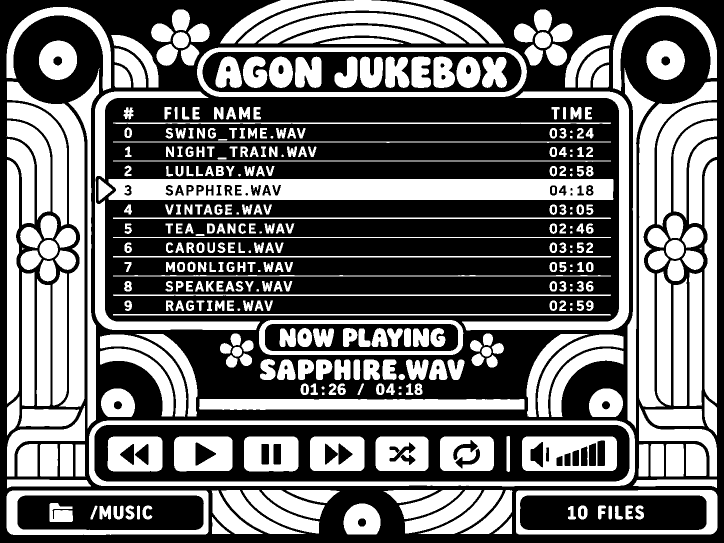
#> input picture docs/tasks/SKIN-018/review-01/candidate-01.png, 1448 x 1086 px (shown at 1/2 size)
$ python clear_state_text.py --out out.png
#> lines starting #> are read from the running program, lines starting #| are printed output that depends on the picture; after the words box and inside, x2 and y2 are one past the last pixel; in counts of white or black regions, pixels touching at a corner belong together
"""Manually reviewed rectangular text excisions from accepted binary candidate 1.
Coordinates are half-open source pixels. No resampling or morphology.
"""
from pathlib import Path
import argparse,hashlib,json,html
import numpy as np
from PIL import Image,ImageDraw
ROOT=Path(__file__).resolve().parent
SOURCE=ROOT/'review-01/candidate-01.png'

def sha(p):return hashlib.sha256(p.read_bytes()).hexdigest()
def build(out):
 if out.exists():raise ValueError('Output exists; choose a fresh worksheet directory')
 source_hash=sha(SOURCE)
 with Image.open(SOURCE) as im:before=np.asarray(im.convert('L')).copy()
#> im is the input picture: PIL image 1448x1086 1; 43.6% white; 396 white regions (7 under 20 px), largest, box (x1, y1, x2, y2) and area: (217, 358, 1227, 400) 38980, (178, 841, 1270, 973) 21790, (1278, 163, 1434, 814) 19775
 assert before.shape==(1086,1448) and np.all(np.isin(before,[0,255]))
 after=before.copy();regions=[];allowed=np.zeros(before.shape,dtype=bool)
 rows=[(252,283),(290,321),(328,355),(367,395),(405,433),(444,472),(482,510),(521,549),(559,587),(597,626)]
 for i,(top,bottom) in enumerate(rows):
  for label,left,right in [('row number',242,276),('filename',323,753),('duration',1092,1196)]:
   regions.append(dict(name=f'Row {i}: {label}',box=[left,top,right,bottom],fill=255 if i==3 else 0))
 regions.extend([
  dict(name='Playing filename',box=[514,716,937,764],fill=0),
  dict(name='Elapsed and total time',box=[594,765,855,795],fill=0),
  dict(name='Current directory /MUSIC',box=[175,1005,319,1045],fill=0),
  dict(name='File count 10 FILES',box=[1125,1005,1298,1045],fill=0)])
 for r in regions:
  x0,y0,x1,y1=r['box'];old=after[y0:y1,x0:x1]
  r['changed_pixels']=int(np.count_nonzero(old!=r['fill']))
  assert r['changed_pixels']>0,r['name']
  old[:]=r['fill'];allowed[y0:y1,x0:x1]=True
#> this loop made 34 passes
#> pass 1, in build, `old = after[y0:y1, x0:x1]`:
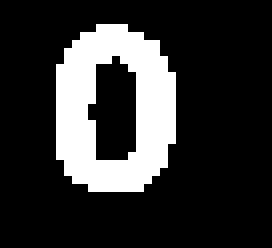
#> old: shape (31, 34) (shown 8 times larger); 19.5% white; 1 white region, box (x1, y1, x2, y2) and area: (7, 3, 22, 24) 206
#> after the loop:
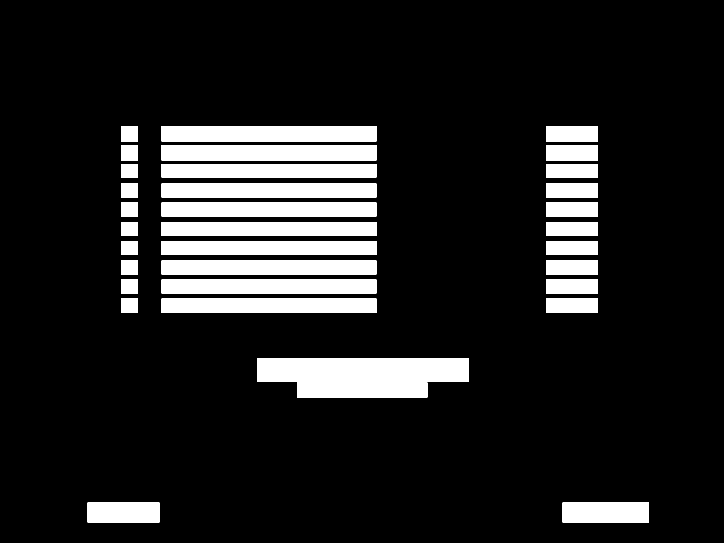
#> allowed: shape (1086, 1448) bool (shown at 1/2 size); 12.9% white; 34 white regions, largest, box (x1, y1, x2, y2) and area: (514, 716, 937, 764) 20304, (323, 252, 753, 283) 13330, (323, 290, 753, 321) 13330
#> after the loop: old: shape (40, 173); every value is 0
 changed=before!=after
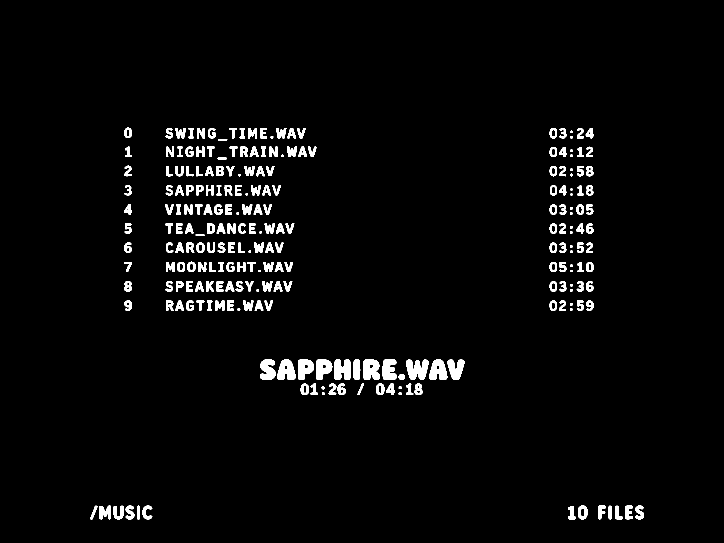
#> changed: shape (1086, 1448) bool (shown at 1/2 size); 3.1% white; 233 white regions (3 under 20 px), largest, box (x1, y1, x2, y2) and area: (812, 719, 857, 760) 1315, (727, 719, 760, 760) 1127, (669, 719, 701, 760) 1111
 assert not changed[~allowed].any()
 out.mkdir(parents=True)
 Image.fromarray(before).convert('1').save(out/'before.png')
 Image.fromarray(after).convert('1').save(out/'clean-mask.png')
 # Color marks only changed pixels. It is not a skin color proposal.
 overlay=np.repeat(before[:,:,None],3,axis=2);overlay[changed]=[255,60,110]
#> after `overlay[changed] = [255, 60, 110]`:
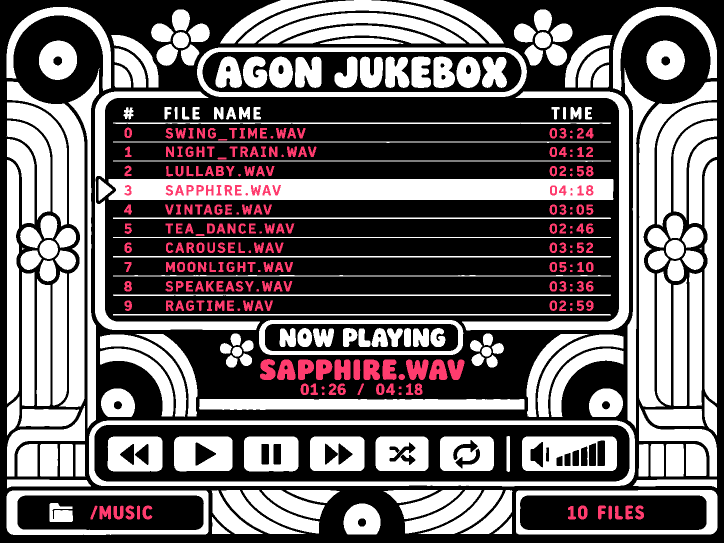
#> overlay: shape (1086, 1448, 3) (shown at 1/2 size); mean of channels 0, 1, 2 111.6, 105.5, 107.1; drawn as R, G, B
 Image.fromarray(overlay).save(out/'changes.png')
 Image.fromarray(np.uint8(changed)*255).convert('1').save(out/'changed-pixels.png')
 annotated=Image.fromarray(np.repeat(before[:,:,None],3,axis=2));draw=ImageDraw.Draw(annotated)
 for r in regions:
  x0,y0,x1,y1=r['box'];draw.rectangle((x0,y0,x1-1,y1-1),outline='#ff3c6e',width=2)
 annotated.save(out/'reviewed-regions.png')
 cards=[]
 for i,(name,box) in enumerate([
  ('Playlist: ten row numbers, filenames and durations',(225,207,1229,637)),
  ('Now playing: filename and time',(507,642,943,797)),
  ('Directory: folder icon retained',(35,989,409,1059)),
  ('File count: panel retained',(1035,989,1415,1059))],1):
  for stem,a in [('before',before),('after',after)]:
   Image.fromarray(a).crop(box).save(out/f'crop-{i}-{stem}.png')
  cards.append(f'<section><h2>{i}. {html.escape(name)}</h2><div class="pair"><figure><figcaption>Before</figcaption><img src="crop-{i}-before.png"></figure><figure><figcaption>After</figcaption><img src="crop-{i}-after.png"></figure></div></section>')
#> this loop made 4 passes
#> pass 1, in build, `Image.fromarray(a).crop(box).save(out/f'crop-{i}-{stem}.png')`:
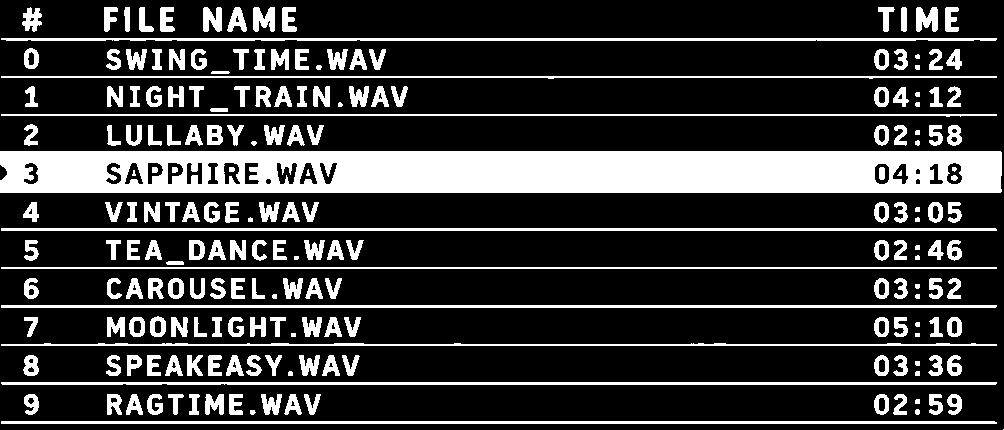
#> saved as crop-1-before.png: PIL image 1004x430 L; 22% white; 209 white regions (6 under 20 px), largest, box (x1, y1, x2, y2) and area: (0, 151, 1002, 193) 38828, (1, 228, 997, 231) 2987, (1, 305, 997, 308) 2987
#> pass 1, in build, `Image.fromarray(a).crop(box).save(out/f'crop-{i}-{stem}.png')`:
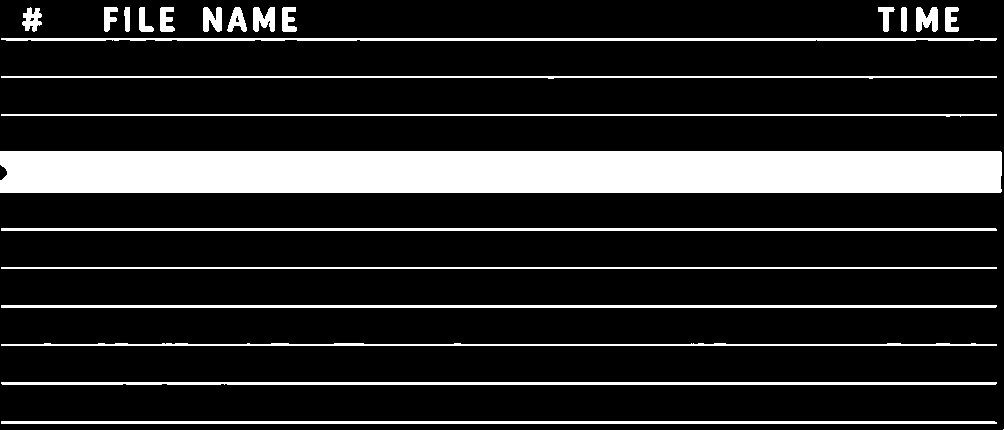
#> saved as crop-1-after.png: PIL image 1004x430 L; 15.9% white; 24 white regions (1 under 20 px), largest, box (x1, y1, x2, y2) and area: (0, 151, 1002, 193) 41997, (1, 228, 997, 231) 2987, (1, 305, 997, 308) 2987
#> pass 2, in build, `Image.fromarray(a).crop(box).save(out/f'crop-{i}-{stem}.png')`:
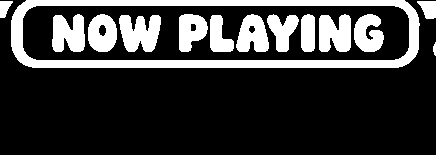
#> saved as crop-2-after.png: PIL image 436x155 L; 22.7% white; 14 white regions, largest, box (x1, y1, x2, y2) and area: (11, 0, 420, 68) 6657, (119, 15, 161, 52) 1151, (319, 14, 351, 52) 1020
 report=dict(source=str(SOURCE),source_sha256=source_hash,dimensions=[1448,1086],
  regions=regions,changed_pixels=int(changed.sum()),outside_regions_unchanged=True,
  static_labels_retained=['AGON JUKEBOX','#','FILE NAME','TIME','NOW PLAYING'],
  nontext_retained=['selection bar and triangle','row rules','transport icons','progress bar','volume graphic','folder icon','all decorative artwork'])
#> report = 8 items
 (out/'report.json').write_text(json.dumps(report,indent=2)+'\n')
 (out/'index.html').write_text('''<!doctype html><html><head><meta charset="utf-8"><title>70s skin — state text removal</title>
<style>body{font:17px system-ui;background:#222327;color:#eee;margin:24px}a{color:#9edcff}button,select{font:inherit;padding:8px;margin:4px}h1{margin-bottom:8px}.tools{position:sticky;top:0;background:#222327;padding:10px;z-index:2}.viewport{overflow:auto;max-height:82vh;border:1px solid #777}#main{display:block;image-rendering:pixelated;max-width:none}.pair{display:flex;gap:16px}figure{margin:0;flex:1;min-width:0}.pair img{width:100%;image-rendering:pixelated}figcaption{padding:8px 0;color:#ccc}section{margin:40px 0}p{max-width:1000px}</style></head><body>
<h1>70s skin — candidate 1, state text removed</h1>
<p>Manually inspected source-pixel excisions. Static labels, decorative shapes and nontext controls remain. The selected row stays white; its black text is filled white. All other text is cleared to black.</p>
<p>Kept: <b>AGON JUKEBOX · # · FILE NAME · TIME · NOW PLAYING</b>. Selection marker, highlight, progress bar and volume graphic are preserved for this text-only pass.</p>
<div class="tools"><button onclick="show('clean-mask.png')">Clean result</button><button onclick="show('before.png')">Original candidate 1</button><button onclick="show('changes.png')">Changed pixels (pink)</button><button onclick="show('reviewed-regions.png')">Inspected regions</button>
<label>Zoom <select onchange="zoom(this.value)"><option value="fit">Fit width</option><option value="1">100%</option><option value="2">200%</option><option value="3">300%</option></select></label><span id="viewname">Clean result</span></div>
<div class="viewport" id="viewport"><img id="main" src="clean-mask.png" alt="Skin mask review"></div>
<p><a href="clean-mask.png">Full-resolution clean PNG</a> · <a href="report.json">Coordinates and verification</a> · <a href="changed-pixels.png">Binary change mask</a></p>
'''+''.join(cards)+'''
<script>let scale='fit';function zoom(s){scale=s;document.getElementById('main').style.width=(s==='fit'?document.getElementById('viewport').clientWidth:1448*Number(s))+'px'}function show(src){document.getElementById('main').src=src;document.getElementById('viewname').textContent=src}window.addEventListener('resize',()=>zoom(scale));zoom('fit');</script></body></html>''')
 assert sha(SOURCE)==source_hash
 with Image.open(out/'clean-mask.png') as im:assert np.array_equal(np.asarray(im.convert('L')),after)
 print(json.dumps({'output':str(out),'changed_pixels':int(changed.sum()),'regions':len(regions)}))
#| {"output": "docs/tasks/SKIN-018/out.png", "changed_pixels": 49107, "regions": 34}
if __name__=='__main__':
 p=argparse.ArgumentParser(description=__doc__);p.add_argument('--out',type=Path,required=True);a=p.parse_args();build(a.out.resolve())

$ run again, with docs/tasks/SKIN-018/review-01/candidate-02.png copied over docs/tasks/SKIN-018/review-01/candidate-01.png
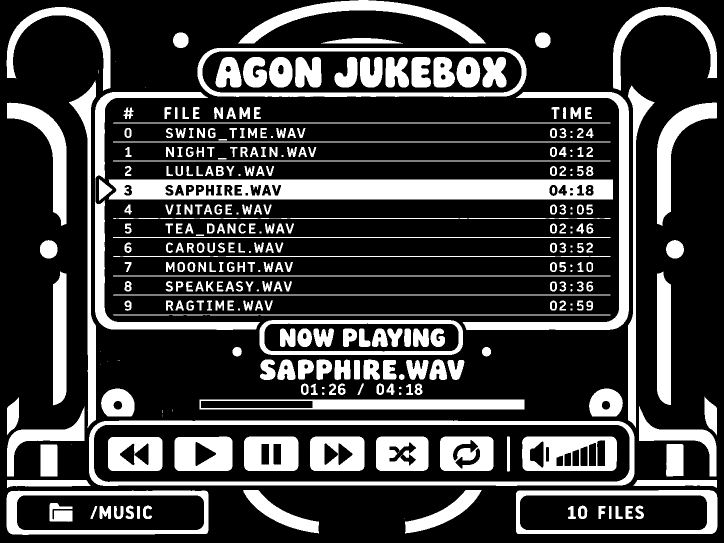
#> input picture docs/tasks/SKIN-018/review-01/candidate-02.png, 1448 x 1086 px (shown at 1/2 size)
#> in build, im is the input picture: PIL image 1448x1086 1; 24.6% white; 328 white regions (47 under 20 px), largest, box (x1, y1, x2, y2) and area: (217, 359, 1226, 399) 36279, (178, 841, 1269, 972) 20254, (925, 184, 1258, 660) 16444
#> changed: shape (1086, 1448) bool; 2.8% white; 233 white regions (27 under 20 px), largest, box (x1, y1, x2, y2) and area: (812, 720, 857, 760) 1226, (727, 719, 760, 760) 1058, (554, 719, 591, 760) 1052
#> overlay: shape (1086, 1448, 3); mean of channels 0, 1, 2 63.2, 57.9, 59.2
#> the loop in build, `for i,(name,box) in enumerate([ ('Playlist: ten row numbers, filenames..` made 4 passes
#> pass 1, in build, `Image.fromarray(a).crop(box).save(out/f'crop-{i}-{stem}.png')`:
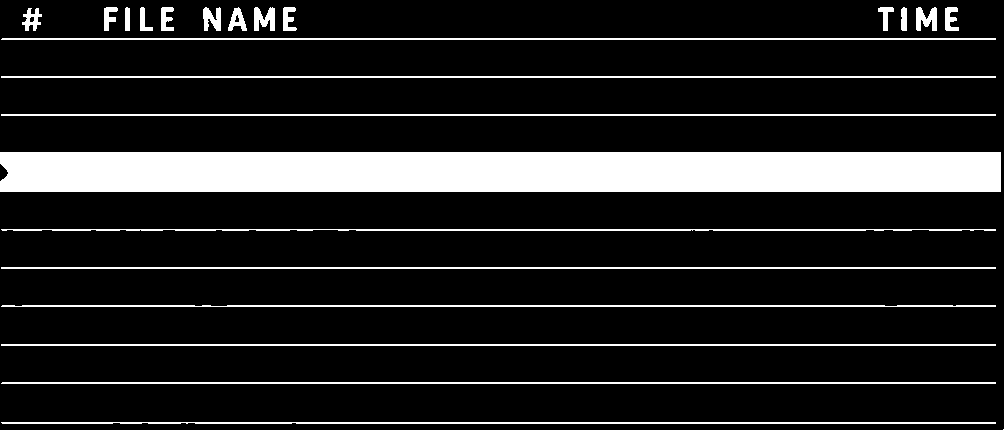
#> saved as crop-1-after.png: PIL image 1004x430 L; 14% white; 24 white regions (1 under 20 px), largest, box (x1, y1, x2, y2) and area: (0, 152, 1001, 192) 39957, (1, 76, 996, 78) 1990, (1, 114, 996, 116) 1990
#> pass 2, in build, `Image.fromarray(a).crop(box).save(out/f'crop-{i}-{stem}.png')`:
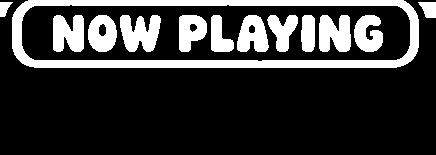
#> saved as crop-2-after.png: PIL image 436x155 L; 21.7% white; 13 white regions, largest, box (x1, y1, x2, y2) and area: (12, 0, 419, 68) 6498, (120, 15, 161, 52) 1077, (319, 15, 351, 52) 972
#> report = 8 items
#| {"output": "docs/tasks/SKIN-018/out.png", "changed_pixels": 43251, "regions": 34}
